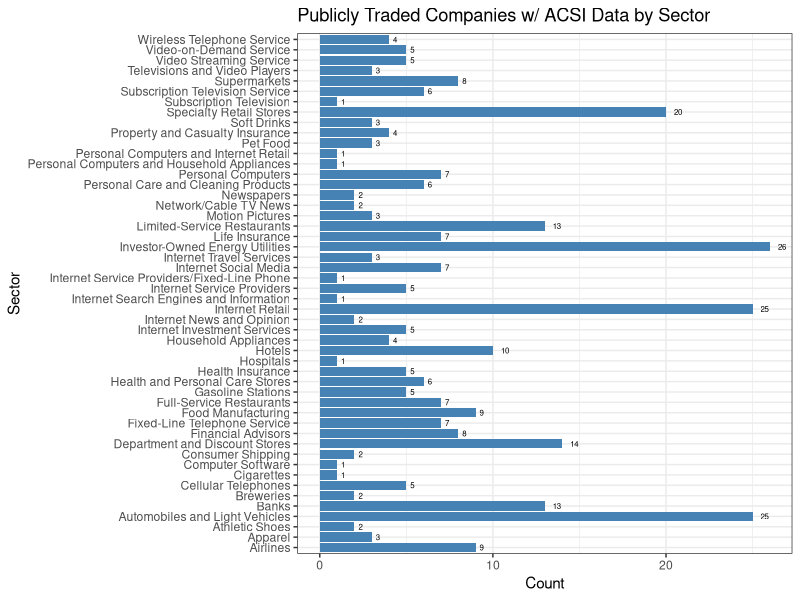
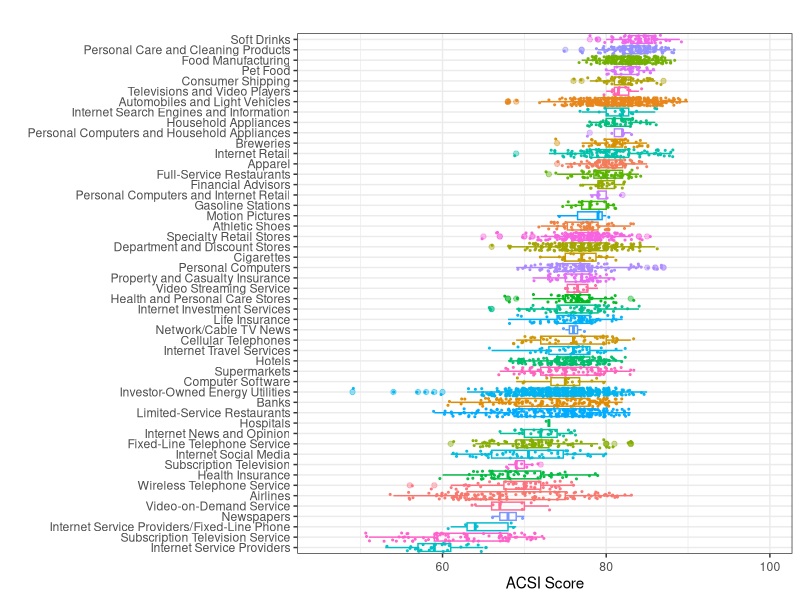
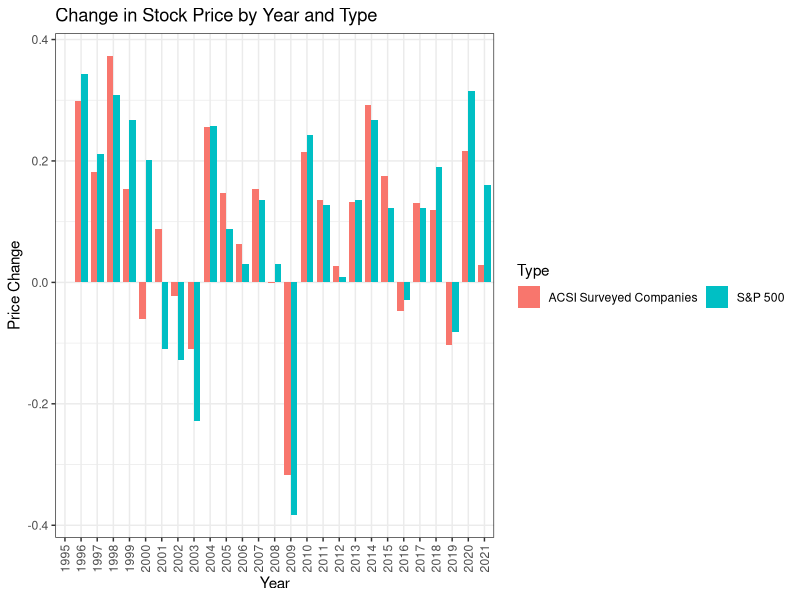
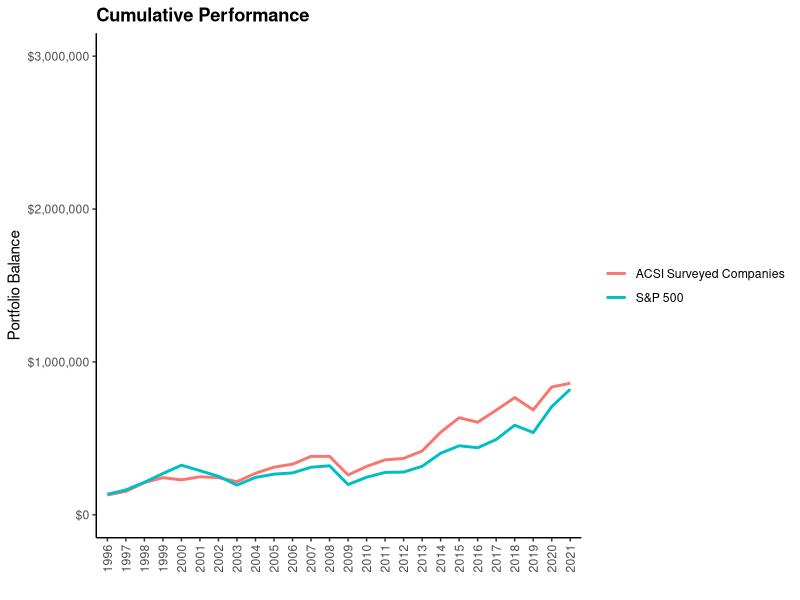
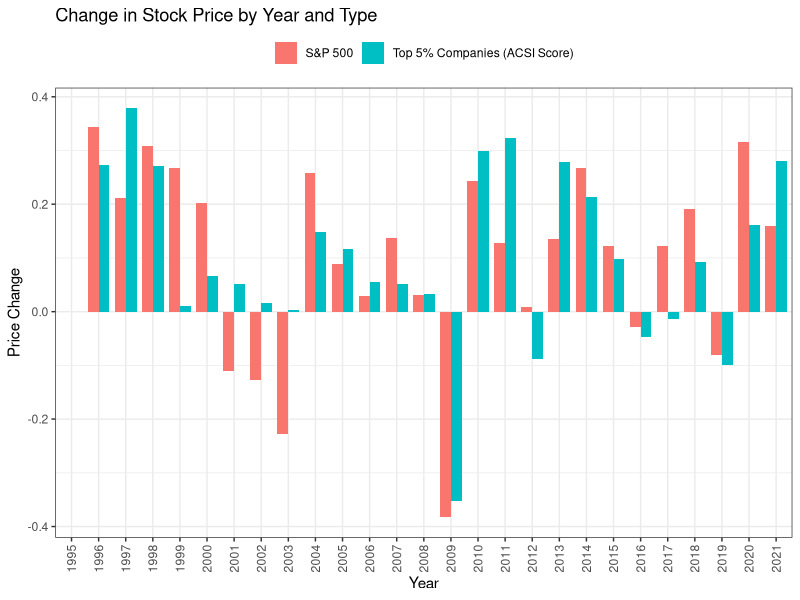
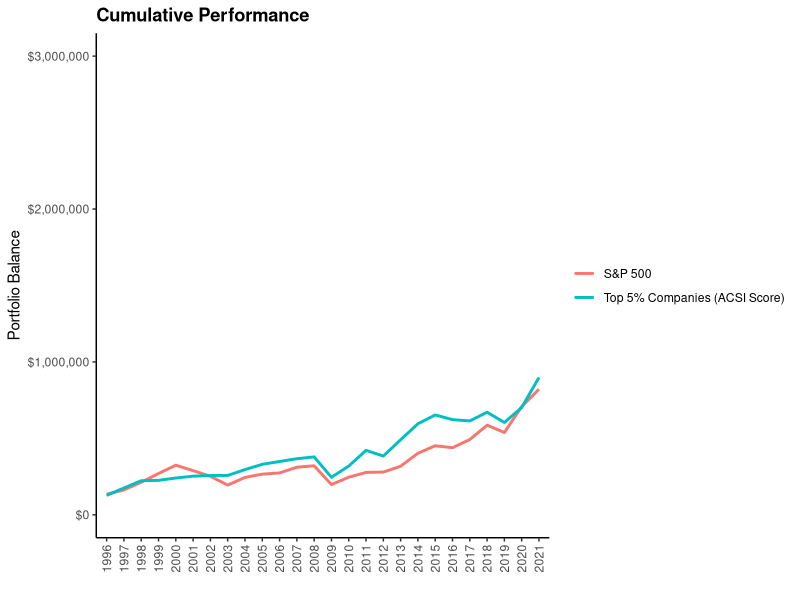
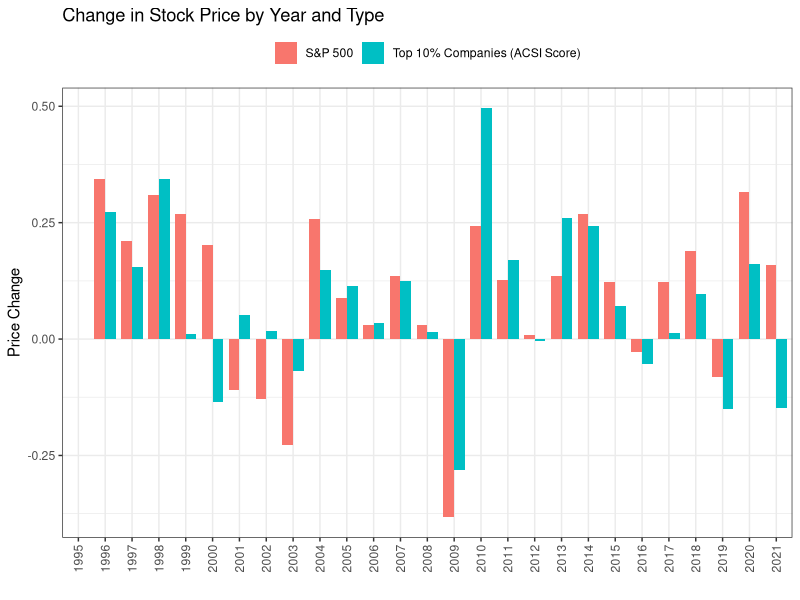
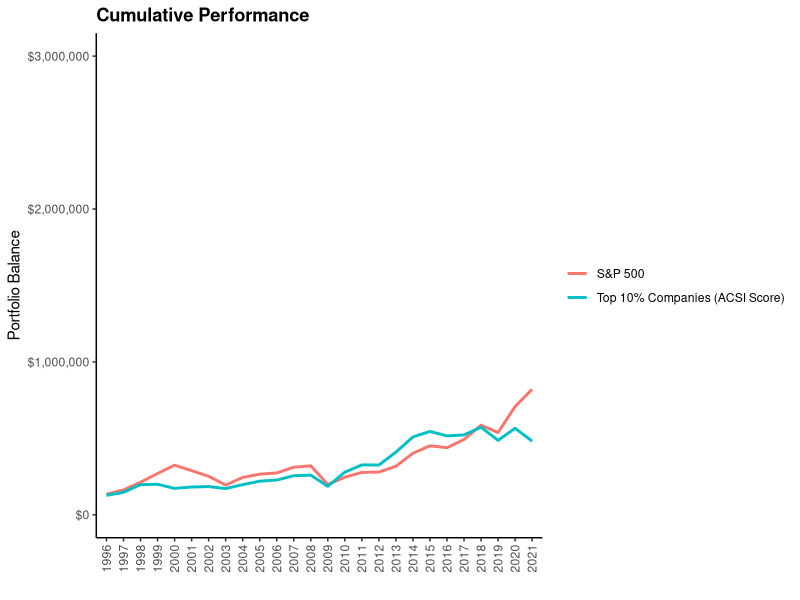

The R script that drew these images, in order:
## ---- chunk 1
library(tidyverse)
library(magrittr)
library(gridExtra)

options(scipen = 999)
## ---- chunk 2
score_data <- read_csv("score_data.csv")
score_data
## ---- chunk 3
score_data %>% pull(ticker) %>% unique() %>% length()
## ---- chunk 4
score_data_long <- gather(score_data %>% select(-`...1`, -publicly_traded), year, score, -ticker, -company_name, -sector, na.rm = TRUE)
score_data_long$score <- as.numeric(score_data_long$score) #convert score from chr to numeric value
score_data_long
## ---- chunk 5
stock_data <- read_csv("stock_data.csv")
names(stock_data)[1] <- "ticker" #rename index to ticker 
stock_data
## ---- chunk 6
# gather() the data so it can be merged
stock_data_long <- gather(stock_data, year, price, -ticker, na.rm = TRUE)

# left_join() to combine the two 
analysis_data <- score_data_long %>% mutate(ticker_year = paste0(ticker, "_", year)) %>% left_join(stock_data_long %>% mutate(ticker_year = paste0(ticker, "_", year)) %>% select(-ticker, -year), by=c("ticker_year"="ticker_year")) %>% select(-ticker_year)
analysis_data
## ---- chunk 7
ggplot(score_data, aes(x = sector)) +
  geom_bar(fill = "steelblue") +
  labs(title = "Publicly Traded Companies w/ ACSI Data by Sector", x = "Sector", y = "Count") +
  geom_text(stat = "count", aes(label = ..count..), hjust = -1, color="black", size=2) +
  theme(axis.text.x = element_text(angle = 90, vjust = 0.5)) + 
  coord_flip() +
  theme_bw()
## ---- chunk 8
score_data_long %>% ggplot(aes(color=sector, y = score, x=reorder(sector,score,na.rm = TRUE))) + geom_boxplot(alpha=0.4) + geom_jitter(size=0.4, alpha=0.9) + theme_bw() +
    theme(axis.text.x = element_text(angle = 0, vjust = 0.5)) + coord_flip() + theme(legend.position = "none") + ggtitle(paste0("")) + ylab("ACSI Score") + xlab("")  +
  ylim(c(45, 100))
## ---- chunk 9
sector_year_means <- score_data_long %>% 
  group_by(year, sector) %>% 
  summarize(mean_score = mean(score, na.rm = TRUE))

sector_means <- sector_year_means %>% 
  group_by(sector) %>% 
  summarize(mean_score = mean(mean_score, na.rm = TRUE)) 

#arrange from top to bottom
sector_means <- sector_means %>% 
  arrange(desc(mean_score))

sector_means %>% 
  mutate(rank = row_number(desc(mean_score)))
## ---- chunk 10
sp_500_data <- read_csv("sp_500_stock_df.csv")
names(sp_500_data)[1] <- "ticker"
sp_500_data <- gather(sp_500_data, year, price, -ticker, na.rm = TRUE)
sp_500_data
## ---- chunk 11
# Sort the dataframe by ticker and year
stock_data_long <- stock_data_long[order(stock_data_long$ticker, stock_data_long$year),]

# Mark both data types
stock_data_long$type <- "ACSI Surveyed Companies"
sp_500_data$type <- "S&P 500"

# merge them together
stock_data_long %<>% full_join(sp_500_data)

# Use the 'dplyr' package to group the data by ticker and calculate the percent change from one year to the next
library(dplyr)

stock_data_long <- stock_data_long %>% 
  group_by(ticker) %>% 
  mutate(price_change_from_prev_year = (price - lag(price))/lag(price))

stock_data_long
## ---- chunk 12
stock_data_long %>% pull(ticker) %>% unique() %>% length()
## ---- chunk 13
# Calculate the median price change from previous year for each year
median_changes <- stock_data_long %>%
  group_by(year, type) %>%
  summarize(median_change = median(price_change_from_prev_year, na.rm = TRUE)) 

# How similar is the median stock changes year to year with the S&P 500? (using as a benchmark)
ggplot(data = median_changes, aes(x = year, y = median_change, fill = type)) +
  geom_col(position = position_dodge(width = 0.8), width = 0.8) +
  labs(title = "Change in Stock Price by Year and Type", x = "Year", y = "Price Change", fill = "Type") +
  theme(plot.title = element_text(hjust = 0.5))  +
  guides(fill = guide_legend(ncol = 2)) +
  theme_bw() +
  theme(axis.text.x = element_text(angle = 90, vjust = 0.5))
## ---- chunk 14
count_highest_types <- function(median_changes) {
  # Convert factor type column to character if needed
  if (is.factor(median_changes$type)) {
    median_changes$type <- as.character(median_changes$type)
  }
  
  highest_types <- c()
  for (x in median_changes$year %>% unique()) {
    yearly_data <- median_changes %>% filter(year == x)
    # Find the type with the highest median_change value
    highest_types <- c(highest_types, yearly_data$type[which.max(yearly_data$median_change)])
  }
  # Count the occurrences of each element in an array
  counts <- table(highest_types)
  
  # Return the counts
  return(counts)
}

count_highest_types(median_changes)
## ---- chunk 15
plot_cumulative_performance <- function(df) {
  
  starting_amount <- 100000
  # Calculate cumulative performance for each trading strategy
  df_cumulative <- df %>%
    group_by(type) %>%
    arrange(year) %>%
    mutate(cumulative_return = cumprod(1 + median_change) * starting_amount)
  
  # Loop through all possible types in df_cumulative and print the final cumulative return
  for (t in unique(df_cumulative$type)) {
    #get the standard deviation in returns
    annual_mean_return <- df %>% filter(type == t) %>% drop_na() %>% pull(median_change) %>% mean()
    annual_sd_return <- df %>% filter(type == t) %>% drop_na() %>% pull(median_change) %>% sd()
    print(paste0(t, ": ", annual_mean_return, "+/-", annual_sd_return))

    final_return <- df_cumulative %>% filter(type == t) %>% filter(year == max(year)) %>% pull(cumulative_return)
    cat(paste0(t, ": ", round(final_return, 2), "\n"))
    final_return <- (df_cumulative %>% filter(type == t) %>% filter(year == max(year)) %>% pull(cumulative_return) / starting_amount - 1) * 100
    cat(paste0(t, ": ", round(final_return, 2), "%\n"))
  }
  
  # Plot cumulative performance for each trading strategy
  ggplot(df_cumulative, aes(x = year, y = cumulative_return, color = type, group=type)) +
    geom_line(size = 1) +
    scale_y_continuous(labels = scales::dollar, limits=c(0,3000000)) +
    labs(x = "Year", y = "Portfolio Balance", title = "Cumulative Performance") +
    theme_classic() +
    guides(color=guide_legend(title="Group")) +
    theme(axis.text.x = element_text(angle = 90, vjust = 0.5)) +
    theme(legend.position = "right", legend.title=element_blank()) +
    theme(plot.title = element_text(face="bold")) +
    xlab("")
  
}

acsi_total_data <- median_changes %>% drop_na()

plot_cumulative_performance(median_changes %>% drop_na())
## ---- chunk 16
median_changes %>% filter(type == "S&P 500") %>% drop_na() %>% pull(median_change) %>% mean()
median_changes %>% filter(type == "S&P 500") %>% drop_na() %>% pull(median_change) %>% sd()
## ---- chunk 17
median_changes %>% filter(type == "ACSI Surveyed Companies") %>% drop_na() %>% pull(median_change) %>% mean()
median_changes %>% filter(type == "ACSI Surveyed Companies") %>% drop_na() %>% pull(median_change) %>% sd()
## ---- chunk 18
label_data <- function(df, top_cutoff, bottom_cutoff) {
  library(dplyr)
  
  df_labeled <- df %>% 
    group_by(year) %>% 
    mutate(top_score = quantile(score, 1 - top_cutoff),
           bottom_score = quantile(score, bottom_cutoff),
           label = case_when(score >= top_score ~ "top",
                             score <= bottom_score ~ "bottom",
                             TRUE ~ "none")) %>% 
    ungroup()
  
  return(df_labeled)
}
## ---- chunk 19
labeled_data <- label_data(score_data_long %>% drop_na(), 0.05, 0.05)

top_ticker_year_pairs <- labeled_data %>% filter(label == "top") %>% mutate(ticker_year = paste0(ticker, "_", as.numeric(year) + 1)) %>% pull(ticker_year) 

bottom_ticker_year_pairs <- labeled_data %>% filter(label == "bottom") %>%  mutate(ticker_year = paste0(ticker, "_", as.numeric(year) + 1)) %>% pull(ticker_year) 

mid_ticker_year_pairs <- labeled_data %>% filter(label == "none") %>% mutate(ticker_year = paste0(ticker, "_", as.numeric(year) + 1)) %>% pull(ticker_year) 

## ---- chunk 20
stock_data_long <- stock_data_long[order(stock_data_long$ticker, stock_data_long$year),] %>% mutate(ticker_year = paste0(ticker, "_", year))

top_stock_data <- stock_data_long %>% filter(ticker_year %in% top_ticker_year_pairs) %>% select(-ticker_year)
top_stock_data$type <- "Top 5% Companies (ACSI Score)"

mid_stock_data <- stock_data_long %>% filter(ticker_year %in% mid_ticker_year_pairs) %>% select(-ticker_year)
mid_stock_data$type <- "Mid 90% Companies (ACSI Score)"

bottom_stock_data <- stock_data_long %>% filter(ticker_year %in% bottom_ticker_year_pairs) %>% select(-ticker_year)
bottom_stock_data$type <- "Bottom 5% Companies (ACSI Score)"

## ---- chunk 21
compiled_data <- stock_data_long %>% filter(ticker == "SPY") %>% full_join(top_stock_data)# %>% full_join(mid_stock_data) %>% full_join(bottom_stock_data)

# why is it short, shouldn't it contain almost all the data? 
compiled_data
## ---- chunk 22
median_changes <- compiled_data %>%
  group_by(year, type) %>%
  summarize(median_change = median(price_change_from_prev_year, na.rm = TRUE)) 

median_changes$type <- factor(median_changes$type, levels=c("S&P 500", "Top 5% Companies (ACSI Score)", "Mid 90% Companies (ACSI Score)", "Bottom 5% Companies (ACSI Score)"))

# How similar is the median stock changes year to year with the S&P 500? (using as a benchmark)
ggplot(data = median_changes, aes(x = year, y = median_change, fill = type)) +
  geom_col(position = position_dodge(width = 0.8), width = 0.8) +
  labs(title = "Change in Stock Price by Year and Type", x = "Year", y = "Price Change", fill = "Type") +
  theme(plot.title = element_text(hjust = 0.5))  +
  guides(fill = guide_legend(ncol = 2)) +
  theme_bw() +
  theme(axis.text.x = element_text(angle = 90, vjust = 0.5)) +
  theme(legend.position = "top", legend.title=element_blank())
## ---- chunk 23
p5_data <- median_changes %>% drop_na()

p5 <- plot_cumulative_performance(median_changes %>% drop_na())
p5
## ---- chunk 24
count_highest_types(median_changes)
## ---- chunk 25
count_highest_types(median_changes %>% filter(year %in% c("1997", "1998", "1999", "2000", "2001")))
count_highest_types(median_changes %>% filter(year %in% c("2002", "2003", "2004", "2005", "2006")))
count_highest_types(median_changes %>% filter(year %in% c("2007", "2008", "2009", "2010", "2011")))
count_highest_types(median_changes %>% filter(year %in% c("2012", "2013", "2014", "2015", "2016")))
count_highest_types(median_changes %>% filter(year %in% c("2017", "2018", "2019", "2020", "2021")))
## ---- chunk 26
# Re-run logic from top and bottom 5% with altered parameters/labels....
labeled_data <- label_data(score_data_long %>% drop_na(), 0.1, 0.1)

top_ticker_year_pairs <- labeled_data %>% filter(label == "top") %>% mutate(ticker_year = paste0(ticker, "_", as.numeric(year) + 1)) %>% pull(ticker_year) 

bottom_ticker_year_pairs <- labeled_data %>% filter(label == "bottom") %>%  mutate(ticker_year = paste0(ticker, "_", as.numeric(year) + 1)) %>% pull(ticker_year) 

mid_ticker_year_pairs <- labeled_data %>% filter(label == "none") %>% mutate(ticker_year = paste0(ticker, "_", as.numeric(year) + 1)) %>% pull(ticker_year) 

stock_data_long <- stock_data_long[order(stock_data_long$ticker, stock_data_long$year),] %>% mutate(ticker_year = paste0(ticker, "_", year))

top_stock_data <- stock_data_long %>% filter(ticker_year %in% top_ticker_year_pairs) %>% select(-ticker_year)
top_stock_data$type <- "Top 10% Companies (ACSI Score)"

mid_stock_data <- stock_data_long %>% filter(ticker_year %in% mid_ticker_year_pairs) %>% select(-ticker_year)
mid_stock_data$type <- "Mid 80% Companies (ACSI Score)"

bottom_stock_data <- stock_data_long %>% filter(ticker_year %in% bottom_ticker_year_pairs) %>% select(-ticker_year)
bottom_stock_data$type <- "Bottom 10% Companies (ACSI Score)"

compiled_data <- stock_data_long %>% filter(ticker == "SPY") %>% full_join(top_stock_data) #%>% full_join(mid_stock_data) %>% full_join(bottom_stock_data)

median_changes <- compiled_data %>%
  group_by(year, type) %>%
  summarize(median_change = median(price_change_from_prev_year, na.rm = TRUE)) 

median_changes$type <- factor(median_changes$type, levels=c("S&P 500", "Top 10% Companies (ACSI Score)", "Mid 80% Companies (ACSI Score)", "Bottom 10% Companies (ACSI Score)"))

# How similar is the median stock changes year to year with the S&P 500? (using as a benchmark)
ggplot(data = median_changes, aes(x = year, y = median_change, fill = type)) +
  geom_col(position = position_dodge(width = 0.8), width = 0.8) +
  labs(title = "Change in Stock Price by Year and Type", x = "Year", y = "Price Change", fill = "Type") +
  theme(plot.title = element_text(hjust = 0.5))  +
  guides(fill = guide_legend(ncol = 2)) +
  theme_bw() +
  theme(axis.text.x = element_text(angle = 90, vjust = 0.5)) +
  theme(legend.position = "top", legend.title=element_blank()) + xlab("")

p10_data <- median_changes %>% drop_na()

p10 <- plot_cumulative_performance(median_changes %>% drop_na())
p10
## ---- chunk 27
count_highest_types(median_changes)
## ---- chunk 28
count_highest_types(median_changes %>% filter(year %in% c("1997", "1998", "1999", "2000", "2001")))
count_highest_types(median_changes %>% filter(year %in% c("2002", "2003", "2004", "2005", "2006")))
count_highest_types(median_changes %>% filter(year %in% c("2007", "2008", "2009", "2010", "2011")))
count_highest_types(median_changes %>% filter(year %in% c("2012", "2013", "2014", "2015", "2016")))
count_highest_types(median_changes %>% filter(year %in% c("2017", "2018", "2019", "2020", "2021")))
## ---- chunk 29
# Re-run logic from top and bottom 5% with altered parameters/labels....
labeled_data <- label_data(score_data_long %>% drop_na(), 0.25, 0.25)

top_ticker_year_pairs <- labeled_data %>% filter(label == "top") %>% mutate(ticker_year = paste0(ticker, "_", as.numeric(year) + 1)) %>% pull(ticker_year) 

bottom_ticker_year_pairs <- labeled_data %>% filter(label == "bottom") %>%  mutate(ticker_year = paste0(ticker, "_", as.numeric(year) + 1)) %>% pull(ticker_year) 

mid_ticker_year_pairs <- labeled_data %>% filter(label == "none") %>% mutate(ticker_year = paste0(ticker, "_", as.numeric(year) + 1)) %>% pull(ticker_year) 

stock_data_long <- stock_data_long[order(stock_data_long$ticker, stock_data_long$year),] %>% mutate(ticker_year = paste0(ticker, "_", year))

top_stock_data <- stock_data_long %>% filter(ticker_year %in% top_ticker_year_pairs) %>% select(-ticker_year)
top_stock_data$type <- "Top 25% Companies (ACSI Score)"

mid_stock_data <- stock_data_long %>% filter(ticker_year %in% mid_ticker_year_pairs) %>% select(-ticker_year)
mid_stock_data$type <- "Mid 50% Companies (ACSI Score)"

bottom_stock_data <- stock_data_long %>% filter(ticker_year %in% bottom_ticker_year_pairs) %>% select(-ticker_year)
bottom_stock_data$type <- "Bottom 25% Companies (ACSI Score)"

compiled_data <- stock_data_long %>% filter(ticker == "SPY") %>% full_join(top_stock_data) #%>% full_join(mid_stock_data) %>% full_join(bottom_stock_data)

median_changes <- compiled_data %>%
  group_by(year, type) %>%
  summarize(median_change = median(price_change_from_prev_year, na.rm = TRUE)) 

median_changes$type <- factor(median_changes$type, levels=c("S&P 500", "Top 25% Companies (ACSI Score)", "Mid 50% Companies (ACSI Score)", "Bottom 25% Companies (ACSI Score)"))

# How similar is the median stock changes year to year with the S&P 500? (using as a benchmark)
ggplot(data = median_changes, aes(x = year, y = median_change, fill = type)) +
  geom_col(position = position_dodge(width = 0.8), width = 0.8) +
  labs(title = "Change in Stock Price by Year and Type", x = "Year", y = "Price Change", fill = "Type") +
  theme(plot.title = element_text(hjust = 0.5))  +
  guides(fill = guide_legend(ncol = 2)) +
  theme_bw() +
  theme(axis.text.x = element_text(angle = 90, vjust = 0.5)) +
  theme(legend.position = "top", legend.title=element_blank()) + xlab("")

p25_data <- median_changes %>% drop_na()

p25 <- plot_cumulative_performance(median_changes %>% drop_na())
p25
## ---- chunk 30
count_highest_types(median_changes)
## ---- chunk 31
count_highest_types(median_changes %>% filter(year %in% c("1997", "1998", "1999", "2000", "2001")))
count_highest_types(median_changes %>% filter(year %in% c("2002", "2003", "2004", "2005", "2006")))
count_highest_types(median_changes %>% filter(year %in% c("2007", "2008", "2009", "2010", "2011")))
count_highest_types(median_changes %>% filter(year %in% c("2012", "2013", "2014", "2015", "2016")))
count_highest_types(median_changes %>% filter(year %in% c("2017", "2018", "2019", "2020", "2021")))
## ---- chunk 32
# Re-run logic from top and bottom 5% with altered parameters/labels....
labeled_data <- label_data(score_data_long %>% drop_na(), 0.01, 0.01)

top_ticker_year_pairs <- labeled_data %>% filter(label == "top") %>% mutate(ticker_year = paste0(ticker, "_", as.numeric(year) + 1)) %>% pull(ticker_year) 

bottom_ticker_year_pairs <- labeled_data %>% filter(label == "bottom") %>%  mutate(ticker_year = paste0(ticker, "_", as.numeric(year) + 1)) %>% pull(ticker_year) 

mid_ticker_year_pairs <- labeled_data %>% filter(label == "none") %>% mutate(ticker_year = paste0(ticker, "_", as.numeric(year) + 1)) %>% pull(ticker_year) 

stock_data_long <- stock_data_long[order(stock_data_long$ticker, stock_data_long$year),] %>% mutate(ticker_year = paste0(ticker, "_", year))

top_stock_data <- stock_data_long %>% filter(ticker_year %in% top_ticker_year_pairs) %>% select(-ticker_year)
top_stock_data$type <- "Top 1% Companies (ACSI Score)"

mid_stock_data <- stock_data_long %>% filter(ticker_year %in% mid_ticker_year_pairs) %>% select(-ticker_year)
mid_stock_data$type <- "Mid 98% Companies (ACSI Score)"

bottom_stock_data <- stock_data_long %>% filter(ticker_year %in% bottom_ticker_year_pairs) %>% select(-ticker_year)
bottom_stock_data$type <- "Bottom 1% Companies (ACSI Score)"

compiled_data <- stock_data_long %>% filter(ticker == "SPY") %>% full_join(top_stock_data) #%>% full_join(mid_stock_data) %>% full_join(bottom_stock_data)

median_changes <- compiled_data %>%
  group_by(year, type) %>%
  summarize(median_change = median(price_change_from_prev_year, na.rm = TRUE)) 

median_changes$type <- factor(median_changes$type, levels=c("S&P 500", "Top 1% Companies (ACSI Score)", "Mid 98% Companies (ACSI Score)", "Bottom 1% Companies (ACSI Score)"))

# How similar is the median stock changes year to year with the S&P 500? (using as a benchmark)
ggplot(data = median_changes, aes(x = year, y = median_change, fill = type)) +
  geom_col(position = position_dodge(width = 0.8), width = 0.8) +
  labs(title = "Change in Stock Price by Year and Type", x = "Year", y = "Price Change", fill = "Type") +
  theme(plot.title = element_text(hjust = 0.5))  +
  guides(fill = guide_legend(ncol = 2)) +
  theme_bw() +
  theme(axis.text.x = element_text(angle = 90, vjust = 0.5)) +
  theme(legend.position = "top", legend.title=element_blank()) + xlab("")

p1_data <- median_changes %>% drop_na()

p1 <- plot_cumulative_performance(median_changes %>% drop_na())
p1
## ---- chunk 33
count_highest_types(median_changes)
## ---- chunk 34
count_highest_types(median_changes %>% filter(year %in% c("1997", "1998", "1999", "2000", "2001")))
count_highest_types(median_changes %>% filter(year %in% c("2002", "2003", "2004", "2005", "2006")))
count_highest_types(median_changes %>% filter(year %in% c("2007", "2008", "2009", "2010", "2011")))
count_highest_types(median_changes %>% filter(year %in% c("2012", "2013", "2014", "2015", "2016")))
count_highest_types(median_changes %>% filter(year %in% c("2017", "2018", "2019", "2020", "2021")))
## ---- chunk 35
top_stock_data %>% filter(year == 2004)
## ---- chunk 36
#top companies
score_data %>% filter(ticker %in% c(top_stock_data %>% pull(ticker) %>% unique())) 
## ---- chunk 37
# bottom companies
score_data %>% filter(ticker %in% c(bottom_stock_data %>% pull(ticker) %>% unique()))
## ---- chunk 38
grid.arrange(p1 +
  theme(legend.position = "none") + ggtitle("99th Percentile") + ylab(""), 
  p5 +
  theme(legend.position = "none") + ggtitle("95th Percentile") + ylab(""), 
  p10 +
  theme(legend.position = "none") + ggtitle("90th Percentile") + ylab(""), 
  p25 +
  theme(legend.position = "none") + ggtitle("75th Percentile") + ylab("")) 
## ---- chunk 39

#function to extract cumulative performance each time
get_cumulative_performance <- function(df) {
  
  starting_amount <- 100000
  # Calculate cumulative performance for each trading strategy
  df_cumulative <- df %>%
    group_by(type) %>%
    arrange(year) %>%
    mutate(cumulative_return = cumprod(1 + median_change) * starting_amount)
  
  # Loop through all possible types in df_cumulative and print the final cumulative return
  for (t in unique(df_cumulative$type)) {
    final_return <- df_cumulative %>% filter(type == t) %>% filter(year == max(year)) %>% pull(cumulative_return)
    cat(paste0(t, ": ", round(final_return, 2), "\n"))
    final_return <- (df_cumulative %>% filter(type == t) %>% filter(year == max(year)) %>% pull(cumulative_return) / starting_amount - 1) * 100
    cat(paste0(t, ": ", round(final_return, 2), "%\n"))
  }
  
  final_return

}

return_results <- c()

for (input_percentile in seq(from = 0.01, to = 0.99, by = 0.01)) {
  
  labeled_data <- label_data(score_data_long %>% drop_na(), input_percentile, 0.01)
  
  top_ticker_year_pairs <- labeled_data %>% filter(label == "top") %>% mutate(ticker_year = paste0(ticker, "_", as.numeric(year) + 1)) %>% pull(ticker_year) 
  
  bottom_ticker_year_pairs <- labeled_data %>% filter(label == "bottom") %>%  mutate(ticker_year = paste0(ticker, "_", as.numeric(year) + 1)) %>% pull(ticker_year) 
  
  mid_ticker_year_pairs <- labeled_data %>% filter(label == "none") %>% mutate(ticker_year = paste0(ticker, "_", as.numeric(year) + 1)) %>% pull(ticker_year) 
  
  stock_data_long <- stock_data_long[order(stock_data_long$ticker, stock_data_long$year),] %>% mutate(ticker_year = paste0(ticker, "_", year))
  
  top_stock_data <- stock_data_long %>% filter(ticker_year %in% top_ticker_year_pairs) %>% select(-ticker_year)
  top_stock_data$type <- "Top 1% Companies (ACSI Score)"
  
  mid_stock_data <- stock_data_long %>% filter(ticker_year %in% mid_ticker_year_pairs) %>% select(-ticker_year)
  mid_stock_data$type <- "Mid 98% Companies (ACSI Score)"
  
  bottom_stock_data <- stock_data_long %>% filter(ticker_year %in% bottom_ticker_year_pairs) %>% select(-ticker_year)
  bottom_stock_data$type <- "Bottom 1% Companies (ACSI Score)"
  
  compiled_data <- stock_data_long %>% filter(ticker == "SPY") %>% full_join(top_stock_data) #%>% full_join(mid_stock_data) %>% full_join(bottom_stock_data)
  
  # If you want to look across specific years
  #compiled_data %<>% filter(year %in% c("2017", "2018", "2019", "2020", "2021"))
  #compiled_data %<>% filter(year %in% c("2012", "2013", "2014", "2015", "2016"))
  #compiled_data %<>% filter(year %in% c("2007", "2008", "2009", "2010", "2011"))
  #compiled_data %<>% filter(year %in% c("2002", "2003", "2004", "2005", "2006"))
  #compiled_data %<>% filter(year %in% c("1997", "1998", "1999", "2000", "2001"))
  
  median_changes <- compiled_data %>%
    group_by(year, type) %>%
    summarize(median_change = median(price_change_from_prev_year, na.rm = TRUE)) 
  
  median_changes$type <- factor(median_changes$type, levels=c("S&P 500", "Top 1% Companies (ACSI Score)", "Mid 98% Companies (ACSI Score)", "Bottom 1% Companies (ACSI Score)"))
  
  
  
  
  
  return_results <- c(return_results, get_cumulative_performance(median_changes %>% drop_na()))
}

return_results
## ---- chunk 40
# Generate example data
x <- rev(seq(from = 0.01, to = 0.99, by = 0.01))
y <- return_results

# Combine x and y into a data frame
data <- data.frame(x, y)

# Create plot object
ggplot(data, aes(x=x, y=y)) + 

  # Add line layer
  geom_line(color="#1cb4b6") +
  
  # Add x and y axis labels
  xlab("ACSI Percentile") + ylab("Returns (%)") +
  
  # Add plot title
  ggtitle("") + theme_bw() + geom_hline(yintercept=114.96,linetype=2, color = "#f55c54") +
  geom_area(aes(fill=y), alpha = 0.2) + theme_classic() +
  theme(legend.position = "none") 
## ---- chunk 41
# take the top one in each sector, needs to be slightly modified
label_data_sector <- function(df, top_cutoff, bottom_cutoff) {

  rows <- 2 # we want to filter out sectors with less than 2 companies in that year 
  
  df_labeled <- df %>% 
    group_by(year, sector) %>% 
    mutate(top_score = quantile(score, 1 - top_cutoff),
           bottom_score = quantile(score, bottom_cutoff),
           label = case_when(score >= top_score ~ "top",
                             score <= bottom_score ~ "bottom",
                             TRUE ~ "none")) %>% filter(n() >= rows) %>% 
    ungroup()
  
  return(df_labeled)
}
## ---- chunk 42
labeled_data <- label_data_sector(score_data_long %>% drop_na(), 0.01, 0.01) #take the companies in the 99th and 1st Percentiles

top_ticker_year_pairs <- labeled_data %>% filter(label == "top") %>% mutate(ticker_year = paste0(ticker, "_", as.numeric(year) + 1)) %>% pull(ticker_year) 

bottom_ticker_year_pairs <- labeled_data %>% filter(label == "bottom") %>%  mutate(ticker_year = paste0(ticker, "_", as.numeric(year) + 1)) %>% pull(ticker_year) 

mid_ticker_year_pairs <- labeled_data %>% filter(label == "none") %>% mutate(ticker_year = paste0(ticker, "_", as.numeric(year) + 1)) %>% pull(ticker_year) 

stock_data_long <- stock_data_long[order(stock_data_long$ticker, stock_data_long$year),] %>% mutate(ticker_year = paste0(ticker, "_", year))

top_stock_data <- stock_data_long %>% filter(ticker_year %in% top_ticker_year_pairs) %>% select(-ticker_year)
top_stock_data$type <- "Top Company in Each Sector"

mid_stock_data <- stock_data_long %>% filter(ticker_year %in% mid_ticker_year_pairs) %>% select(-ticker_year)
mid_stock_data$type <- "Other Companies (ACSI Score)"

bottom_stock_data <- stock_data_long %>% filter(ticker_year %in% bottom_ticker_year_pairs) %>% select(-ticker_year)
bottom_stock_data$type <- "Bottom Companies in Each Sector (ACSI Score)"

compiled_data <- stock_data_long %>% filter(ticker == "SPY") %>% full_join(top_stock_data) #%>% full_join(mid_stock_data) %>% full_join(bottom_stock_data)

median_changes <- compiled_data %>%
  group_by(year, type) %>%
  summarize(median_change = median(price_change_from_prev_year, na.rm = TRUE)) 

median_changes$type <- factor(median_changes$type, levels=c("S&P 500", "Top Company in Each Sector", "Other Companies (ACSI Score)", "Bottom Companies in Each Sector (ACSI Score)"))

# How similar is the median stock changes year to year with the S&P 500? (using as a benchmark)
ggplot(data = median_changes, aes(x = year, y = median_change, fill = type)) +
  geom_col(position = position_dodge(width = 0.8), width = 0.8) +
  labs(title = "Change in Stock Price by Year and Type", x = "Year", y = "Price Change", fill = "Type") +
  theme(plot.title = element_text(hjust = 0.5))  +
  guides(fill = guide_legend(ncol = 2)) +
  theme_bw() +
  theme(axis.text.x = element_text(angle = 90, vjust = 0.5)) +
  theme(legend.position = "top", legend.title=element_blank()) + xlab("")


ps_data <- median_changes %>% drop_na()

plot_cumulative_performance(median_changes %>% drop_na()) + xlab("")


## ---- chunk 43
count_highest_types(median_changes)
## ---- chunk 44
count_highest_types(median_changes %>% filter(year %in% c("1997", "1998", "1999", "2000", "2001")))
count_highest_types(median_changes %>% filter(year %in% c("2002", "2003", "2004", "2005", "2006")))
count_highest_types(median_changes %>% filter(year %in% c("2007", "2008", "2009", "2010", "2011")))
count_highest_types(median_changes %>% filter(year %in% c("2012", "2013", "2014", "2015", "2016")))
count_highest_types(median_changes %>% filter(year %in% c("2017", "2018", "2019", "2020", "2021")))
## ---- chunk 45
# Re-run logic from top and bottom 5% with altered parameters/labels....
labeled_data <- label_data(score_data_long %>% drop_na(), 0.01, 0.01)

top_ticker_year_pairs <- labeled_data %>% filter(label == "top") %>% mutate(ticker_year = paste0(ticker, "_", as.numeric(year) + 1)) %>% pull(ticker_year) 

bottom_ticker_year_pairs <- labeled_data %>% filter(label == "bottom") %>%  mutate(ticker_year = paste0(ticker, "_", as.numeric(year) + 1)) %>% pull(ticker_year) 

mid_ticker_year_pairs <- labeled_data %>% filter(label == "none") %>% mutate(ticker_year = paste0(ticker, "_", as.numeric(year) + 1)) %>% pull(ticker_year) 

stock_data_long <- stock_data_long[order(stock_data_long$ticker, stock_data_long$year),] %>% mutate(ticker_year = paste0(ticker, "_", year))

top_stock_data <- stock_data_long %>% filter(ticker_year %in% top_ticker_year_pairs) %>% select(-ticker_year)
top_stock_data$type <- "Top 1% Companies (ACSI Score)"

mid_stock_data <- stock_data_long %>% filter(ticker_year %in% mid_ticker_year_pairs) %>% select(-ticker_year)
mid_stock_data$type <- "Mid 98% Companies (ACSI Score)"

bottom_stock_data <- stock_data_long %>% filter(ticker_year %in% bottom_ticker_year_pairs) %>% select(-ticker_year)
bottom_stock_data$type <- "Bottom 1% Companies (ACSI Score)"

compiled_data <- stock_data_long %>% filter(ticker == "SPY") %>% full_join(top_stock_data) #%>% full_join(mid_stock_data) %>% full_join(bottom_stock_data)

# Only look in recent years
#compiled_data %<>% filter(year %in% c("2014", "2015", "2016", "2017", "2018", "2019", "2020"))

median_changes <- compiled_data %>%
  group_by(year, type) %>%
  summarize(median_change = median(price_change_from_prev_year, na.rm = TRUE)) 

median_changes$type <- factor(median_changes$type, levels=c("S&P 500", "Top 1% Companies (ACSI Score)", "Mid 98% Companies (ACSI Score)", "Bottom 1% Companies (ACSI Score)"))

# How similar is the median stock changes year to year with the S&P 500? (using as a benchmark)
ggplot(data = median_changes, aes(x = year, y = median_change, fill = type)) +
  geom_col(position = position_dodge(width = 0.8), width = 0.8) +
  labs(title = "Change in Stock Price by Year and Type", x = "Year", y = "Price Change", fill = "Type") +
  theme(plot.title = element_text(hjust = 0.5))  +
  guides(fill = guide_legend(ncol = 2)) +
  theme_bw() +
  theme(axis.text.x = element_text(angle = 90, vjust = 0.5)) +
  theme(legend.position = "top", legend.title=element_blank()) + xlab("")

p1 <- plot_cumulative_performance(median_changes %>% drop_na())
p1
## ---- chunk 46
top_1_percentile_data <- median_changes
## ---- chunk 47
ggplot(median_changes, aes(x = year, y = median_change, color = type, group=type)) +
    geom_line(size = 1) +
    labs(x = "Year", y = "Change", title = "Cumulative Performance") +
    theme_classic() +
    guides(color=guide_legend(title="Group")) +
    theme(axis.text.x = element_text(angle = 90, vjust = 0.5)) +
    theme(legend.position = "right", legend.title=element_blank()) +
    theme(plot.title = element_text(face="bold")) +
    xlab("") + geom_hline(yintercept=0,linetype=2, color = "grey")
## ---- chunk 48
labeled_data <- label_data_sector(score_data_long %>% drop_na(), 0.01, 0.01) #take the companies in the 99th and 1st Percentiles


top_ticker_year_pairs <- labeled_data %>% filter(label == "top") %>% mutate(ticker_year = paste0(ticker, "_", as.numeric(year) + 1)) %>% pull(ticker_year) 

bottom_ticker_year_pairs <- labeled_data %>% filter(label == "bottom") %>%  mutate(ticker_year = paste0(ticker, "_", as.numeric(year) + 1)) %>% pull(ticker_year) 

mid_ticker_year_pairs <- labeled_data %>% filter(label == "none") %>% mutate(ticker_year = paste0(ticker, "_", as.numeric(year) + 1)) %>% pull(ticker_year) 

stock_data_long <- stock_data_long[order(stock_data_long$ticker, stock_data_long$year),] %>% mutate(ticker_year = paste0(ticker, "_", year))

top_stock_data <- stock_data_long %>% filter(ticker_year %in% top_ticker_year_pairs) %>% select(-ticker_year)
top_stock_data$type <- "Top Company in Each Sector"

mid_stock_data <- stock_data_long %>% filter(ticker_year %in% mid_ticker_year_pairs) %>% select(-ticker_year)
mid_stock_data$type <- "Other Companies (ACSI Score)"

bottom_stock_data <- stock_data_long %>% filter(ticker_year %in% bottom_ticker_year_pairs) %>% select(-ticker_year)
bottom_stock_data$type <- "Bottom Companies in Each Sector (ACSI Score)"

compiled_data <- stock_data_long %>% filter(ticker == "SPY") %>% full_join(top_stock_data) #%>% full_join(mid_stock_data) %>% full_join(bottom_stock_data)

# Only look in recent years
#compiled_data %<>% filter(year %in% c("2014", "2015", "2016", "2017", "2018", "2019", "2020"))

median_changes <- compiled_data %>%
  group_by(year, type) %>%
  summarize(median_change = median(price_change_from_prev_year, na.rm = TRUE)) 

median_changes$type <- factor(median_changes$type, levels=c("S&P 500", "Top Company in Each Sector", "Other Companies (ACSI Score)", "Bottom Companies in Each Sector (ACSI Score)"))

# How similar is the median stock changes year to year with the S&P 500? (using as a benchmark)
ggplot(data = median_changes, aes(x = year, y = median_change, fill = type)) +
  geom_col(position = position_dodge(width = 0.8), width = 0.8) +
  labs(title = "Change in Stock Price by Year and Type", x = "Year", y = "Price Change", fill = "Type") +
  theme(plot.title = element_text(hjust = 0.5))  +
  guides(fill = guide_legend(ncol = 2)) +
  theme_bw() +
  theme(axis.text.x = element_text(angle = 90, vjust = 0.5)) +
  theme(legend.position = "top", legend.title=element_blank()) + xlab("")

plot_cumulative_performance(median_changes %>% drop_na()) + xlab("")


## ---- chunk 49
ggplot(median_changes, aes(x = year, y = median_change, color = type, group=type)) +
    geom_line(size = 1) +
    labs(x = "Year", y = "Change", title = "Cumulative Performance") +
    theme_classic() +
    guides(color=guide_legend(title="Group")) +
    theme(axis.text.x = element_text(angle = 90, vjust = 0.5)) +
    theme(legend.position = "right", legend.title=element_blank()) +
    theme(plot.title = element_text(face="bold")) +
    xlab("") + geom_hline(yintercept=0,linetype=2, color = "grey")
## ---- chunk 50
top_1_percentile_data %<>% filter(type != "S&P 500")
ggplot(median_changes %>% full_join(top_1_percentile_data), aes(x = year, y = median_change, color = type, group=type)) +
    geom_line(size = 1) +
    labs(x = "Year", y = "Change", title = "Annual Returns") +
    theme_classic() +
    guides(color=guide_legend(title="Group")) +
    theme(axis.text.x = element_text(angle = 90, vjust = 0.5)) +
    theme(legend.position = "right", legend.title=element_blank()) +
    theme(plot.title = element_text(face="bold")) +
    xlab("") + geom_hline(yintercept=0,linetype=2, color = "grey")
## ---- chunk 51
# create the first one
compiled_data <- stock_data_long %>% filter(ticker == "SPY")


# go through each sector
for (sector_type in score_data_long$sector %>% unique()) {
  sector_ticker_year_pairs <- score_data_long %>% filter(sector == sector_type) %>% mutate(ticker_year = paste0(ticker, "_", as.numeric(year) + 1)) %>% pull(ticker_year) 
  select_stock_data <- stock_data_long %>% filter(ticker_year %in% sector_ticker_year_pairs) %>% select(-ticker_year)
select_stock_data$type <- sector_type

  

  # add it to the compiled data
  compiled_data %<>% full_join(select_stock_data)
  
}


median_changes <- compiled_data %>%
  group_by(year, type) %>%
  summarize(median_change = median(price_change_from_prev_year, na.rm = TRUE)) 

sector_options <- c("S&P 500")
for (sector_name in score_data_long$sector %>% unique()) {
  sector_options <- c(sector_options, sector_name)
}
 
median_changes$type <- factor(median_changes$type, levels=sector_options)

# How similar is the median stock changes year to year with the S&P 500? (using as a benchmark)
ggplot(data = median_changes, aes(x = year, y = median_change, fill = type)) +
  geom_col(position = position_dodge(width = 0.8), width = 0.8) +
  labs(title = "Change in Stock Price by Year and Type", x = "Year", y = "Price Change", fill = "Type") +
  theme(plot.title = element_text(hjust = 0.5))  +
  guides(fill = guide_legend(ncol = 2)) +
  theme_bw() +
  theme(axis.text.x = element_text(angle = 90, vjust = 0.5)) +
  theme(legend.position = "top", legend.title=element_blank()) + xlab("")

plot_cumulative_performance(median_changes %>% drop_na()) + xlab("")
## ---- chunk 52
plot_cumulative_performance_modified <- function(df) {
  
  starting_amount <- 100000
  # Calculate cumulative performance for each trading strategy
  df_cumulative <- df %>%
    group_by(type) %>%
    arrange(year) %>%
    mutate(cumulative_return = cumprod(1 + median_change) * starting_amount)
  
  # Loop through all possible types in df_cumulative and print the final cumulative return
  for (t in unique(df_cumulative$type)) {
    #get the standard deviation in returns
    annual_mean_return <- df %>% filter(type == t) %>% drop_na() %>% pull(median_change) %>% mean()
    annual_sd_return <- df %>% filter(type == t) %>% drop_na() %>% pull(median_change) %>% sd()
    print(paste0(t, ": ", annual_mean_return, "+/-", annual_sd_return))

    final_return <- df_cumulative %>% filter(type == t) %>% filter(year == max(year)) %>% pull(cumulative_return)
    cat(paste0(t, ": ", round(final_return, 2), "\n"))
    final_return <- (df_cumulative %>% filter(type == t) %>% filter(year == max(year)) %>% pull(cumulative_return) / starting_amount - 1) * 100
    cat(paste0(t, ": ", round(final_return, 2), "%\n"))
  }
  
  # Plot cumulative performance for each trading strategy
  ggplot(df_cumulative, aes(x = year, y = cumulative_return, color = type, group=type)) +
    geom_line(size=1) +
    scale_y_continuous(labels = scales::dollar, limits=c(0,4000000)) +
    labs(x = "Year", y = "Portfolio Balance", title = "Cumulative Performance") +
    theme_classic() +
    guides(color=guide_legend(title="Group")) +
    theme(axis.text.x = element_text(angle = 90, vjust = 0.5)) +
    theme(legend.position = "right", legend.title=element_blank()) +
    theme(plot.title = element_text(face="bold")) +
    xlab("")
  
}

## ---- chunk 53
all_strategy_data <- p1_data %>% full_join(p5_data) %>% full_join(p10_data) %>% full_join(p25_data) %>% full_join(ps_data) %>% full_join(acsi_total_data) %>% distinct()

all_strategy_data %<>% mutate(type = case_when(
  type == "S&P 500" ~ "S&P 500",
  type == "Top 1% Companies (ACSI Score)" ~ "99th Percentile Across All Sectors",
  type == "Top 5% Companies (ACSI Score)" ~ "95th Percentile Across All Sectors",
  type == "Top 10% Companies (ACSI Score)" ~ "10th Percentile Across All Sectors",
  type == "Top 25% Companies (ACSI Score)" ~ "75th Percentile Across All Sectors",
  type == "Top Company in Each Sector" ~ "Top Company in Each Sector",
  type == "ACSI Surveyed Companies" ~ "All Publicly Traded Companies w/ ACSI Data",
))

all_strategy_data %<>% drop_na()

all_strategy_data$type <- factor(all_strategy_data$type, levels=c("Top Company in Each Sector", "99th Percentile Across All Sectors", "95th Percentile Across All Sectors", "90th Percentile Across All Sectors", "75th Percentile Across All Sectors", "All Publicly Traded Companies w/ ACSI Data", "S&P 500"))

cp1 <- plot_cumulative_performance_modified(all_strategy_data %>% drop_na()) + xlab("") + theme_bw() + theme(legend.position = "none", legend.title=element_blank())

df <- all_strategy_data

sp500_median <- df %>%
  filter(type == "S&P 500") %>%
  select(year, sp500_median_change = median_change)

# Join the original dataframe with the S&P 500 median changes
df <- df %>%
  left_join(sp500_median, by = "year") %>%
  mutate(median_change = median_change - sp500_median_change) %>%
  select(-sp500_median_change)


cp2 <- ggplot(data = df %>% drop_na(), aes(x = year, y = median_change, fill = type)) +
  geom_col(position = position_dodge(width = 0.8), width = 0.8) +
  labs(title = "Change in Stock Price by Year and Type", x = "Year", y = "Price Change vs. S&P 500", fill = "Type") +
  theme(plot.title = element_text(hjust = 0.5))  +
  guides(fill = guide_legend(ncol = 2)) +
  theme_bw() +
  theme(axis.text.x = element_text(angle = 90, vjust = 0.5)) +
  theme(legend.position = "top", legend.title=element_blank()) + xlab("")

## ---- chunk 54
grid.arrange(cp2 + ggtitle(""), cp1 + ggtitle(""))
## ---- chunk 55
data <- data.frame(
  Strategy = c("95th Percentile Across All Sectors", "90th Percentile Across All Sectors",
               "75th Percentile Across All Sectors", "99th Percentile Across All Sectors",
               "Top Company in Each Sector"),
  `1997 - 2001` = c(0.4, 0.4, 0.4, 0.4, 0.6),
  `2002 - 2006` = c(0.8, 0.8, 0.6, 1, 0.8),
  `2007 - 2011` = c(0.8, 0.6, 0, 0.6, 0.8),
  `2012 - 2016` = c(0.2, 0.2, 0.4, 0.4, 0.8),
  `2017 - 2021` = c(0.2, 0, 0, 0.2, 0.4)
)
data$Strategy <- factor(data$Strategy, levels=c("Top Company in Each Sector", "99th Percentile Across All Sectors", "95th Percentile Across All Sectors", "90th Percentile Across All Sectors", "75th Percentile Across All Sectors"))

data_long <- gather(data, key = "Period", value = "Value", -Strategy)

# rename x_labels since they are currently formatted as X1997-2001, X2002...
x_labels <- c("1997 - 2001", "2002 - 2006", "2007 - 2011", "2012 - 2016", "2017 - 2021")

ggplot(data_long, aes(x = Period, y = Value, group = Strategy, color = Strategy)) +
  geom_line(size= 1) +
  labs(x = "Period", y = "Proportion of Years Beating the S&P 500") + theme_bw() + xlab("Five Year Period") +
  scale_x_discrete(labels = x_labels)
